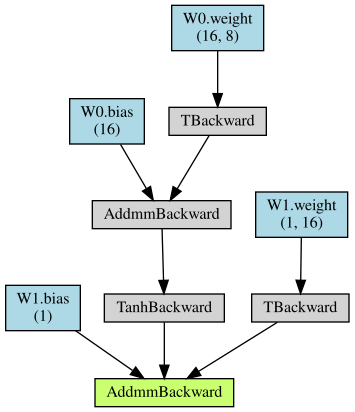

Write Python code to recreate this figure.
from typing import Optional

from collections import namedtuple
from distutils.version import LooseVersion
from graphviz import Digraph, Graph
import torch
from torch.autograd import Variable

Node = namedtuple('Node', ('name', 'inputs', 'attr', 'op'))

class Graph(object):

    def __init__(self, model, parameters: Optional[dict]=None, save_path: str = "./result/graphs", format: str = "svg") -> None:
        """
        AUTHORS:
        --------

        :author: Alix Leroy

        DESCRIPTION:
        ------------

        Initialize a Graph.
        Core found at : https://github.com/szagoruyko/pytorchviz


        PARAMETERS:
        -----------

        :param model (nn.Module): The model to visualize
        :param params (dict): The named parameters of the model in a dictionary

        RETURN:
        -------

        :return: None
        """

        self.model = model
        self.parameters = parameters
        self.save_path = save_path

        dot = self.__generate_graph(model, parameters)
        dot.format = format
        dot.render(filename="./graph", cleanup=True)
        print(dot)

    def __generate_graph(self, var, parameters: Optional[dict] = None):
        """
        AUTHORS:
        --------

        :author: Alix Leroy

        DESCRIPTION:
        ------------

        Generate a Graphviz representation of the model
        Colors:
            - Blue node : Variables requiring grad
            - Orange node : Tensor saved for backward in torch.backward.Function

        PARAMETERS:
        -----------

        :param var (nn.Module):
        :param parameters (Optional[dict]):


        :return:
        """


        """ Produces Graphviz representation of PyTorch autograd graph.
        Blue nodes are the Variables that require grad, orange are Tensors
        saved for backward in torch.autograd.Function
        Args:
            var: output Variable
            params: dict of (name, Variable) to add names to node that
                require grad (TODO: make optional)
        """
        if parameters is not None:
            assert all(isinstance(p, Variable) for p in parameters.values())
            param_map = {id(v): k for k, v in parameters.items()}

        node_attr = dict(style='filled',
                         shape='box',
                         align='left',
                         fontsize='12',
                         ranksep='0.1',
                         height='0.2')
        dot = Digraph(node_attr=node_attr, graph_attr=dict(size="12,12"), format="svg")
        seen = set()

        def size_to_str(size):
            return '(' + (', ').join(['%d' % v for v in size]) + ')'

        output_nodes = (var.grad_fn,) if not isinstance(var, tuple) else tuple(v.grad_fn for v in var)

        def add_nodes(var):
            if var not in seen:
                if torch.is_tensor(var):
                    # note: this used to show .saved_tensors in pytorch0.2, but stopped
                    # working as it was moved to ATen and Variable-Tensor merged
                    dot.node(str(id(var)), size_to_str(var.size()), fillcolor='orange')
                elif hasattr(var, 'variable'):
                    u = var.variable
                    name = param_map[id(u)] if parameters is not None else ''
                    node_name = '%s\n %s' % (name, size_to_str(u.size()))
                    dot.node(str(id(var)), node_name, fillcolor='lightblue')
                elif var in output_nodes:
                    dot.node(str(id(var)), str(type(var).__name__), fillcolor='darkolivegreen1')
                else:
                    dot.node(str(id(var)), str(type(var).__name__))
                seen.add(var)
                if hasattr(var, 'next_functions'):
                    for u in var.next_functions:
                        if u[0] is not None:
                            dot.edge(str(id(u[0])), str(id(var)))
                            add_nodes(u[0])
                if hasattr(var, 'saved_tensors'):
                    for t in var.saved_tensors:
                        dot.edge(str(id(t)), str(id(var)))
                        add_nodes(t)

        # handle multiple outputs
        if isinstance(var, tuple):
            for v in var:
                add_nodes(v.grad_fn)
        else:
            add_nodes(var.grad_fn)

        self.resize_graph(dot)

        return dot


    # For traces

    def replace(self, name, scope):
        return '/'.join([scope[name], name])


    def parse(self, graph):
        scope = {}
        for n in graph.nodes():
            inputs = [i.uniqueName() for i in n.inputs()]
            for i in range(1, len(inputs)):
                scope[inputs[i]] = n.scopeName()

            uname = next(n.outputs()).uniqueName()
            assert n.scopeName() != '', '{} has empty scope name'.format(n)
            scope[uname] = n.scopeName()
        scope['0'] = 'input'

        nodes = []
        for n in graph.nodes():
            attrs = {k: n[k] for k in n.attributeNames()}
            attrs = str(attrs).replace("'", ' ')
            inputs = [self.replace(i.uniqueName(), scope) for i in n.inputs()]
            uname = next(n.outputs()).uniqueName()
            nodes.append(Node(**{'name': self.replace(uname, scope),
                                 'op': n.kind(),
                                 'inputs': inputs,
                                 'attr': attrs}))

        for n in graph.inputs():
            uname = n.uniqueName()
            if uname not in scope.keys():
                scope[uname] = 'unused'
            nodes.append(Node(**{'name': self.replace(uname, scope),
                                 'op': 'Parameter',
                                 'inputs': [],
                                 'attr': str(n.type())}))

        return nodes


    def make_dot_from_trace(self, trace):
        """ Produces graphs of torch.jit.trace outputs
        Example:
            > trace, = torch.jit.trace(model, args=(x,))
            > dot = make_dot_from_trace(trace)
        """
        # from tensorboardX
        if LooseVersion(torch.__version__) >= LooseVersion("0.4.1"):
            torch.onnx._optimize_trace(trace, torch._C._onnx.OperatorExportTypes.ONNX_ATEN_FALLBACK)
        elif LooseVersion(torch.__version__) >= LooseVersion("0.4"):
            torch.onnx._optimize_trace(trace, False)
        else:
            torch.onnx._optimize_trace(trace)
        graph = trace.graph()
        list_of_nodes = self.parse(graph)

        node_attr = dict(style='filled',
                         shape='box',
                         align='left',
                         fontsize='12',
                         ranksep='0.1',
                         height='0.2')

        dot = Digraph(node_attr=node_attr, graph_attr=dict(size="12,12"))

        for node in list_of_nodes:
            dot.node(node.name, label=node.name.replace('/', '\n'))
            if node.inputs:
                for inp in node.inputs:
                    dot.edge(inp, node.name)

        self.resize_graph(dot)

        return dot


    def resize_graph(self, dot, size_per_element=0.15, min_size=12):
        """Resize the graph according to how much content it contains.
        Modify the graph in place.
        """
        # Get the approximate number of nodes and edges
        num_rows = len(dot.body)
        content_size = num_rows * size_per_element
        size = max(min_size, content_size)
        size_str = str(size) + "," + str(size)
        dot.graph_attr.update(size=size_str)
